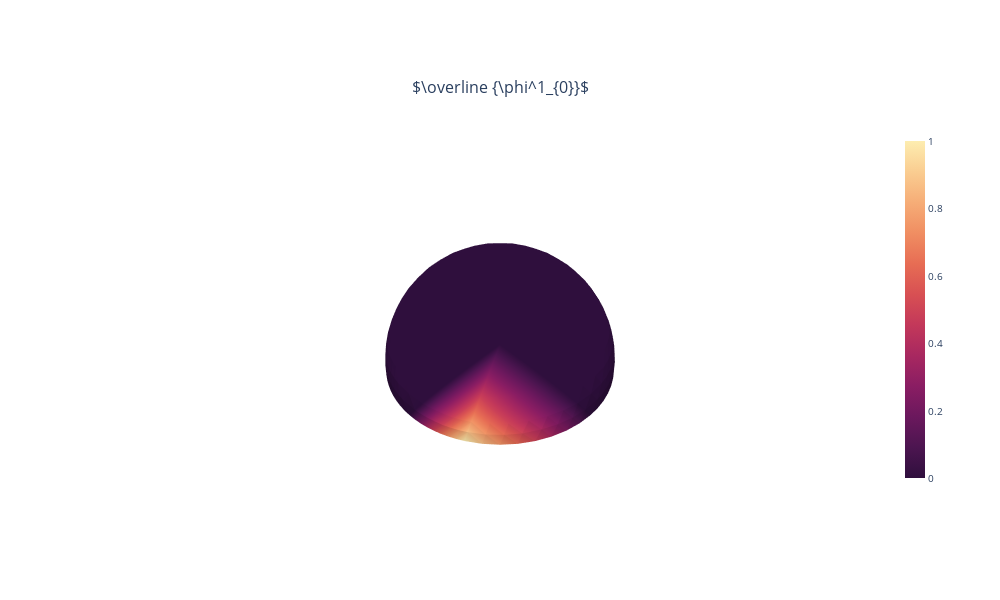

Notebook code for this chart:
### Code cell
j = 1
k = 0
weights = base704.phi2s[j-1][k]
weights3D(base704.meshes[-1],weights,f'$\overline {{\phi^{j}_{{{k}}}}}$')

### Figure 1 — Plotly figure (JSON) as saved in the notebook; plotly's stock layout.template omitted (floating-point values rounded to 4 significant figures; data arrays with more than 128 entries replaced by an {"elided": "..."} marker saying what was removed)
{"data": [{"colorbar": {"len": 0.85, "thickness": 20, "x": 0.97, "y": 0.5}, "colorscale": [[0, "rgb(47, 15, 61)"], [0.09091, "rgb(76, 21, 80)"], [0.1818, "rgb(107, 24, 93)"], [0.2727, "rgb(138, 29, 99)"], [0.3636, "rgb(168, 40, 96)"], [0.4545, "rgb(195, 56, 90)"], [0.5455, "rgb(216, 80, 83)"], [0.6364, "rgb(231, 109, 84)"], [0.7273, "rgb(240, 142, 98)"], [0.8182, "rgb(246, 173, 119)"], [0.9091, "rgb(250, 205, 145)"], [1, "rgb(253, 237, 176)"]], "flatshading": true, "i": {"elided": "832 int values"}, "intensity": {"elided": "445 float values"}, "intensitymode": "vertex", "j": {"elided": "832 int values"}, "k": {"elided": "832 int values"}, "lighting": {"ambient": 0.5, "diffuse": 1, "facenormalsepsilon": 0, "fresnel": 4, "roughness": 0.05, "specular": 0.5}, "lightposition": {"x": 100, "y": 100, "z": 10000}, "scene": "scene", "text": {"elided": "445 float values"}, "type": "mesh3d", "x": {"elided": "445 float values"}, "y": {"elided": "445 float values"}, "z": {"elided": "445 float values"}}], "layout": {"annotations": [{"font": {"size": 16}, "showarrow": false, "text": "$\\overline {\\phi^1_{0}}$", "x": 0.5, "xanchor": "center", "xref": "paper", "y": 1, "yanchor": "bottom", "yref": "paper"}], "font": {"size": 10}, "height": 600, "scene": {"aspectmode": "auto", "aspectratio": {"x": 1.26, "y": 1.26, "z": 0.63}, "camera": {"eye": {"x": 1.45, "y": 1.45, "z": 1.45}}, "domain": {"x": [0, 1], "y": [0, 1]}, "xaxis": {"type": "linear", "visible": false}, "yaxis": {"type": "linear", "visible": false}, "zaxis": {"type": "linear", "visible": false}}, "width": 1000}}
